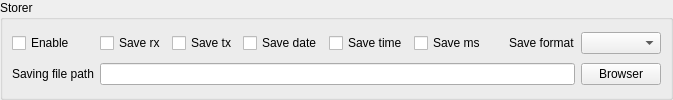
<?xml version="1.0" encoding="UTF-8"?>
<ui version="4.0">
 <class>SAKStorerToolUi</class>
 <widget class="QWidget" name="SAKStorerToolUi">
  <property name="geometry">
   <rect>
    <x>0</x>
    <y>0</y>
    <width>673</width>
    <height>100</height>
   </rect>
  </property>
  <property name="windowTitle">
   <string notr="true">Form</string>
  </property>
  <layout class="QGridLayout" name="gridLayout">
   <property name="leftMargin">
    <number>0</number>
   </property>
   <property name="topMargin">
    <number>0</number>
   </property>
   <property name="rightMargin">
    <number>0</number>
   </property>
   <property name="bottomMargin">
    <number>0</number>
   </property>
   <item row="0" column="0">
    <widget class="QGroupBox" name="groupBox_5">
     <property name="title">
      <string>Storer</string>
     </property>
     <layout class="QGridLayout" name="gridLayout_7">
      <item row="0" column="1">
       <widget class="SAKCheckBox" name="checkBoxRx">
        <property name="text">
         <string>Save rx</string>
        </property>
       </widget>
      </item>
      <item row="0" column="2">
       <widget class="SAKCheckBox" name="checkBoxTx">
        <property name="text">
         <string>Save tx</string>
        </property>
       </widget>
      </item>
      <item row="0" column="4">
       <widget class="SAKCheckBox" name="checkBoxTime">
        <property name="text">
         <string>Save time</string>
        </property>
       </widget>
      </item>
      <item row="0" column="3">
       <widget class="SAKCheckBox" name="checkBoxDate">
        <property name="text">
         <string>Save date</string>
        </property>
       </widget>
      </item>
      <item row="0" column="7">
       <widget class="QLabel" name="label">
        <property name="text">
         <string>Save format</string>
        </property>
       </widget>
      </item>
      <item row="0" column="5">
       <widget class="SAKCheckBox" name="checkBoxMs">
        <property name="text">
         <string>Save ms</string>
        </property>
       </widget>
      </item>
      <item row="0" column="0">
       <widget class="SAKCheckBox" name="checkBoxEnable">
        <property name="text">
         <string>Enable</string>
        </property>
       </widget>
      </item>
      <item row="0" column="8">
       <widget class="SAKTextFormatComboBox" name="comboBoxFormat"/>
      </item>
      <item row="0" column="6">
       <spacer name="horizontalSpacer">
        <property name="orientation">
         <enum>Qt::Horizontal</enum>
        </property>
        <property name="sizeHint" stdset="0">
         <size>
          <width>40</width>
          <height>20</height>
         </size>
        </property>
       </spacer>
      </item>
      <item row="1" column="8">
       <widget class="QPushButton" name="pushButtonSelectFile">
        <property name="text">
         <string>Browser</string>
        </property>
       </widget>
      </item>
      <item row="1" column="0">
       <widget class="QLabel" name="label_14">
        <property name="text">
         <string>Saving file path</string>
        </property>
       </widget>
      </item>
      <item row="1" column="1" colspan="7">
       <widget class="SAKLineEdit" name="lineEditStorerPath"/>
      </item>
     </layout>
    </widget>
   </item>
  </layout>
 </widget>
 <customwidgets>
  <customwidget>
   <class>SAKCheckBox</class>
   <extends>QCheckBox</extends>
   <header location="global">sakcheckbox.h</header>
  </customwidget>
  <customwidget>
   <class>SAKTextFormatComboBox</class>
   <extends>QComboBox</extends>
   <header location="global">saktextformatcombobox.h</header>
  </customwidget>
  <customwidget>
   <class>SAKLineEdit</class>
   <extends>QLineEdit</extends>
   <header location="global">saklineedit.h</header>
  </customwidget>
 </customwidgets>
 <resources/>
 <connections/>
</ui>
